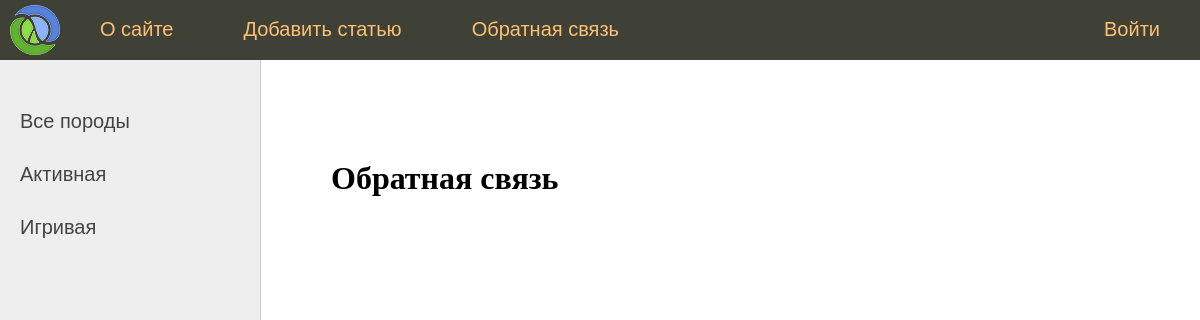
Before: /contact with the older database file.
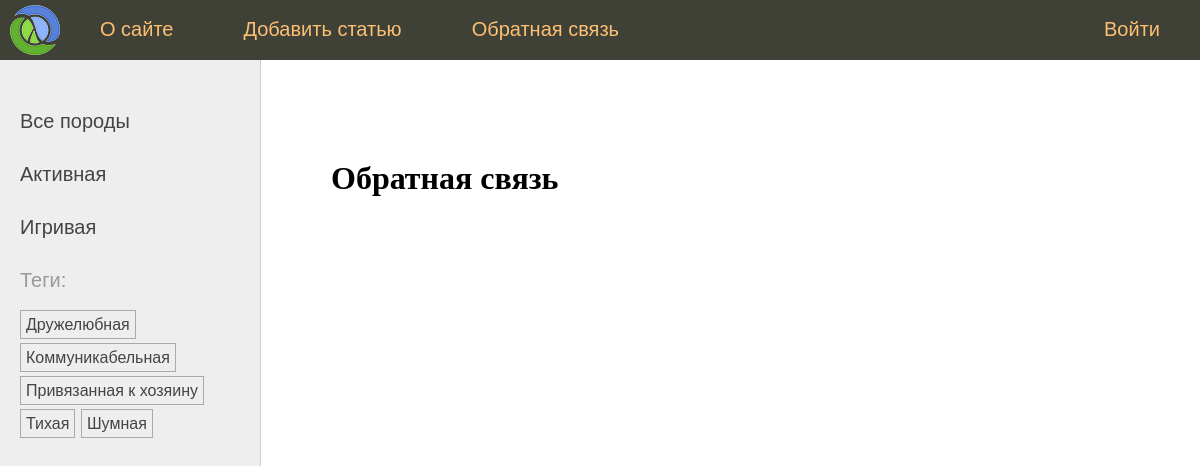
After: the same page with the newer database file.
### cats/models.py (models this page shows, shortened)
class Species(models.Model):
    name = models.CharField(
        max_length=100,
        db_index=True,
        verbose_name="Породы"
        )
    slug = models.SlugField(
        max_length=255,
        unique=True,
        db_index=True
        )
    class Meta:
        verbose_name = "Порода"
        verbose_name_plural = "Породы"
    def get_absolute_url(self):
        return reverse("species", kwargs={"spec_slug": self.slug})

class TagPost(models.Model):
    tag = models.CharField(
        max_length=100,
        db_index=True
        )
    slug = models.SlugField(
        max_length=255,
        unique=True
        )
    def get_absolute_url(self):
        return reverse("tag", kwargs={"tag_slug": self.slug})

### cats/views.py (the view)
# urls.py: path('contact', views.contact, name='contact'),
def contact(request):
    return render(request, "cats/contact.html", {"menu": menu})

### cats/templatetags/cat_tags.py (called while the page is built)
@register.inclusion_tag("cats/list_categories.html")  # путь к templates/apps/template.html
def show_categories(spec_selected=0):
    specs = Species.objects.annotate(total=Count("posts")).filter(total__gt=0)
    return {"specs": specs, "spec_selected": spec_selected}

@register.inclusion_tag("cats/list_tags.html")
def show_all_tags():
    return {"tags": TagPost.objects.annotate(total=Count("tags")).filter(total__gt=0)}

### cats/templates/cats/contact.html
{% extends 'base.html' %}
{% block content %}
<h1>Обратная связь</h1>
{% endblock %}

### cats/templates/cats/list_categories.html
{% for spec in specs%}
    {% if spec.pk == spec_selected %}
        <li class="selected">{{ spec.name }}</li>
    {% else %}
        <li><a href="{{ spec.get_absolute_url }}">{{ spec.name }}</a></li>
    {% endif %}
{% endfor %}

### cats/templates/cats/list_tags.html
{% if tags %}
    <p>Теги:</p>
    <ul class="tags-list">
        {% for t in tags %}
            <li><a href="{{t.get_absolute_url}}">{{t.tag}}</a></li>
        {% endfor %}
    </ul>
{% endif %}

Changed rows visible on the page:
added TagPost: tag "Дружелюбная"
added TagPost: tag "Коммуникабельная"
added TagPost: tag "Привязанная к хозяину"
added TagPost: tag "Тихая"
added TagPost: tag "Шумная"
Other visible differences:
text now shown: "Теги:"
